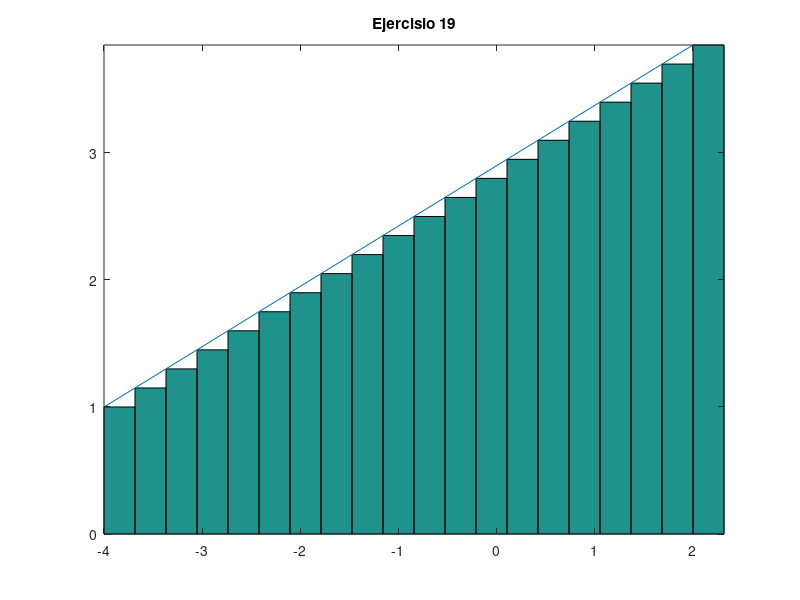

The MATLAB script that drew this image:
% Octave Script
% Title			:Funcion Primitiva ej19.
% Description		:Script para desarrrollar el ejericio19 de la actividad Funcion Primitiva.
% Author		:Orlando Espinoza Valentin (Orlando-Esp) espinozaorlando978@gmail.com
% Date			:20210520
% sion		        :1
% Usage			:octave> /path/Sumas de Riemann,FuncionPrimitivaEj19_OrlandoEspinoza_3202.m
% Notes			:Requiere aplicacion octave-online usar en consola preferentemente. 
%program execution page :https://octave-online.net

clc, clear
%Se define la funcion.
f=@(x,y) x;
resultado=integral(f,1,4);
%resultado de la Integral.
fprintf('El valor de la integral es:%2.1f\n',resultado)
%Numero de rectangulos y intervalos.
a = 1;
b = 4;
n = 20;
base = (b-a)/n;
x =a:base:(b-base);
altura=(x);
area = base*altura;
x2 = linspace(-4,2,20);
y2 = (x);
%Fin y inicio del intervalo.
xa = linspace(-4,2,20);
yab =(x);
g = bar(xa,yab,'histc');
hold on
plot(x2,y2);
%Nombre de la grafica. 
title("Ejercisio 19");
axis tight
